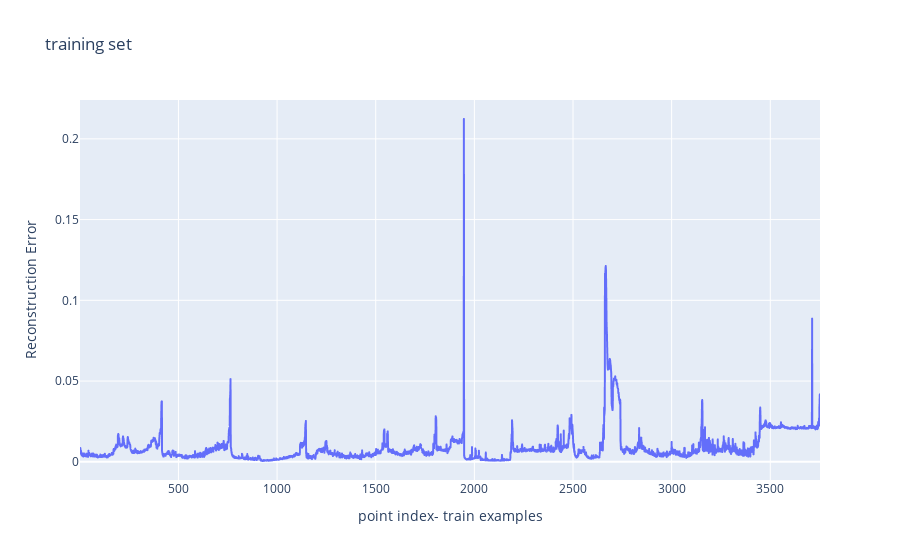

The notebook cell saved with this chart:
### Code cell
# data to be plotted
x = np.arange(1,len(BigX)+1)
#print(x)
#print(num_examples_test)

# plotting
plt.title("errors")
plt.xlabel("point index- test examples")
plt.ylabel("Reconstruction Error")
plt.plot(x, mse, color ="green")
plt.show()


orgfig = px.line(x=x, y=mse, title="training set",
                #   xaxis_title="point index- test examples for set:"+str(i),
                # yaxis_title="Reconstruction Error",
                    labels={
                     "x": "point index- train examples",
                     "y": "Reconstruction Error"
                 }
                  ) 
orgfig.show()

### Figure 1 — Plotly figure (JSON) as saved in the notebook; plotly's stock layout.template omitted (floating-point values rounded to 4 significant figures; data arrays with more than 128 entries replaced by an {"elided": "..."} marker saying what was removed)
{"data": [{"hovertemplate": "point index- train examples=%{x}<br>Reconstruction Error=%{y}<extra></extra>", "legendgroup": "", "line": {"color": "#636efa", "dash": "solid"}, "marker": {"symbol": "circle"}, "mode": "lines", "name": "", "showlegend": false, "type": "scattergl", "x": {"elided": "3752 int values"}, "xaxis": "x", "y": {"elided": "3752 float values"}, "yaxis": "y"}], "layout": {"legend": {"tracegroupgap": 0}, "title": {"text": "training set"}, "xaxis": {"anchor": "y", "domain": [0, 1], "title": {"text": "point index- train examples"}}, "yaxis": {"anchor": "x", "domain": [0, 1], "title": {"text": "Reconstruction Error"}}}}
